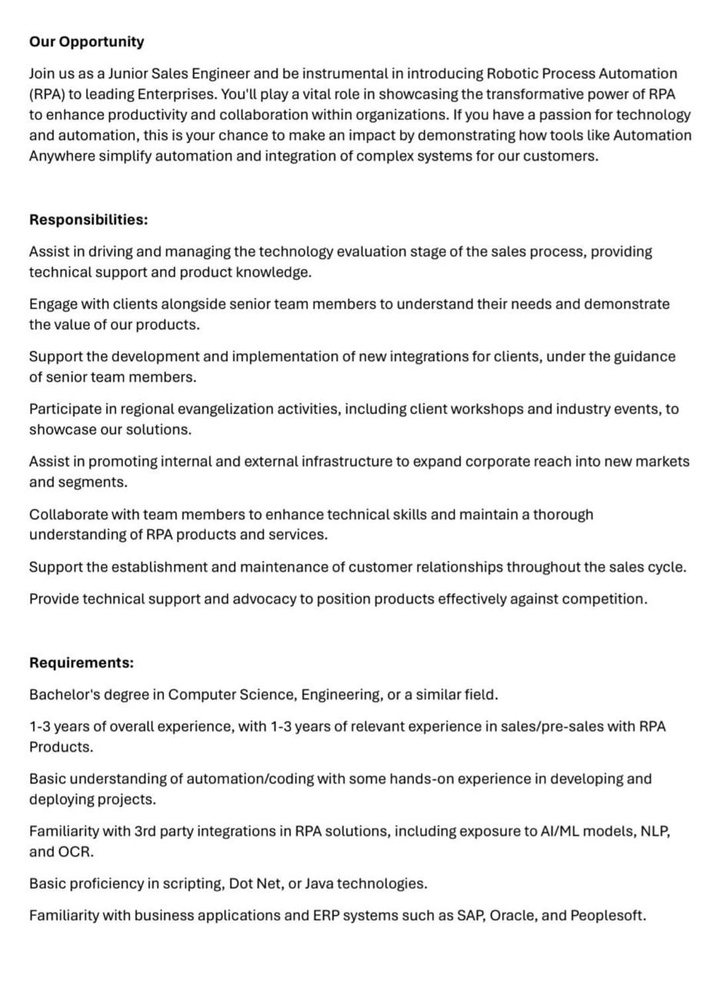
#> input picture Personal Proyects/OCR/images/image1.jpg, 716 x 985 px, shrunk from 931 x 1280 before the run, given in place of the camera
$ jupyter execute pj1.ipynb   (text cells are left out)
#> lines starting #> are read from the running program, lines starting #| are printed output that depends on the picture; after the words box and inside, x2 and y2 are one past the last pixel; in counts of white or black regions, pixels touching at a corner belong together
[cell 1]
import numpy as np
import math
import cv2 as cv

[cell 2]
cap = cv.VideoCapture(0)
cap

[cell 3]
_, img = cap.read()
#> img is the input picture: shape (985, 716, 3); min 0, max 255, mean 239.5
cv.rectangle(img, (300, 300), (100, 100), (0, 255, 0), 0)
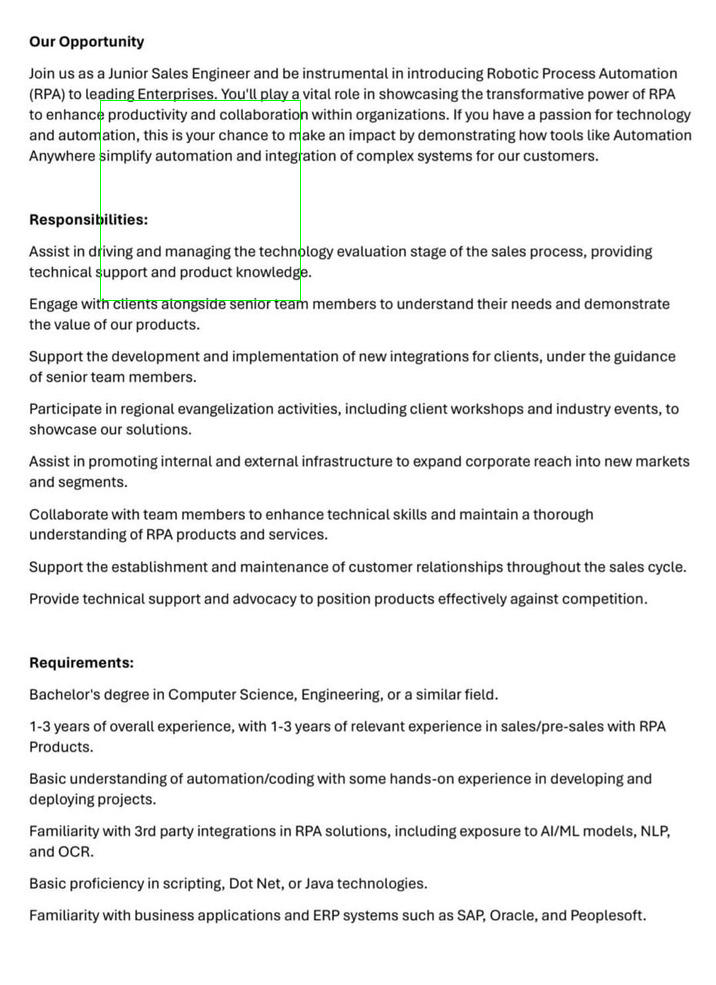
#> img: shape (985, 716, 3); 0.11% of pixels changed, all inside (x1, y1, x2, y2) = (100, 100, 301, 301)
crop_img = img[100:300, 100:300]
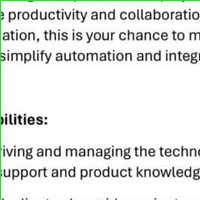
#> crop_img: shape (200, 200, 3); mean B, G, R 230.6, 233.1, 230.6
grey = cv.cvtColor(crop_img, cv.COLOR_BGR2GRAY)
value = (35, 35)
blurred_ = cv.GaussianBlur(grey, value, 0)
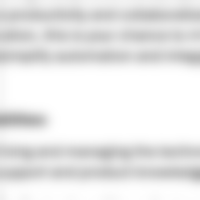
#> blurred_: shape (200, 200); min 173, max 255, mean 232.5
_, thresholded = cv.threshold(blurred_, 127, 255, cv.THRESH_BINARY_INV + cv.THRESH_OTSU)
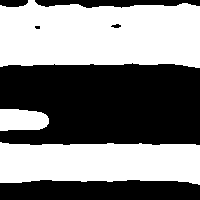
#> thresholded: shape (200, 200); 50.7% white; 6 black regions (1 under 20 px), largest, box (x1, y1, x2, y2) and area: (0, 63, 200, 145) 14860, (0, 180, 200, 200) 3717, (35, 0, 200, 8) 919, (0, 0, 28, 7) 172, (111, 24, 121, 28) 27

$ run again, on Personal Proyects/OCR/images/sample_mgh.JPG
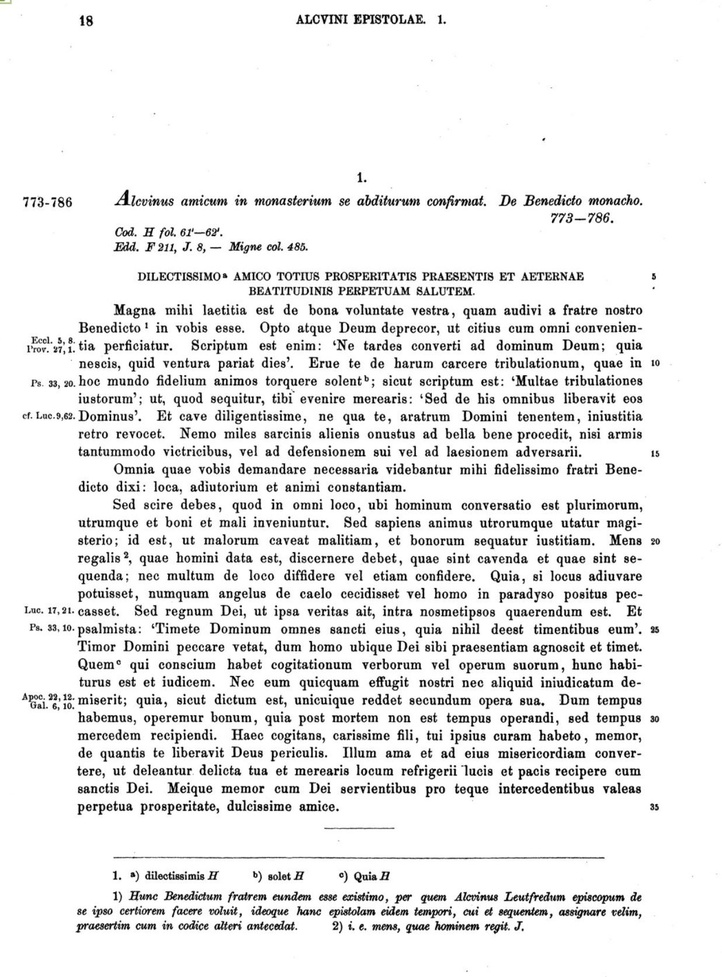
#> input picture Personal Proyects/OCR/images/sample_mgh.JPG, 722 x 977 px, shrunk from 1236 x 1672 before the run, given in place of the camera
#> img is the input picture: shape (977, 722, 3); mean B, G, R 233.6, 233.6, 233.6
#> img: shape (977, 722, 3); 0.11% of pixels changed, all inside (x1, y1, x2, y2) = (100, 100, 301, 301)
#> `blurred_ = cv.GaussianBlur(grey, value, 0)`:
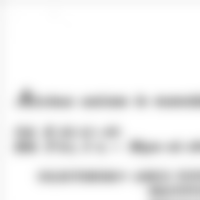
#> blurred_: shape (200, 200); min 173, max 255, mean 240.9
#> `_, thresholded = cv.threshold(blurred_, 127, 255, cv.THRESH_BINARY_INV..`:
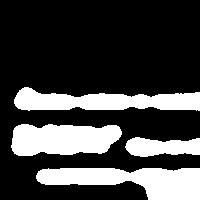
#> thresholded: shape (200, 200); 25.8% white; 4 white regions, box (x1, y1, x2, y2) and area: (36, 168, 200, 200) 3376, (11, 124, 122, 156) 2911, (14, 87, 200, 111) 2907, (125, 137, 200, 157) 1117
